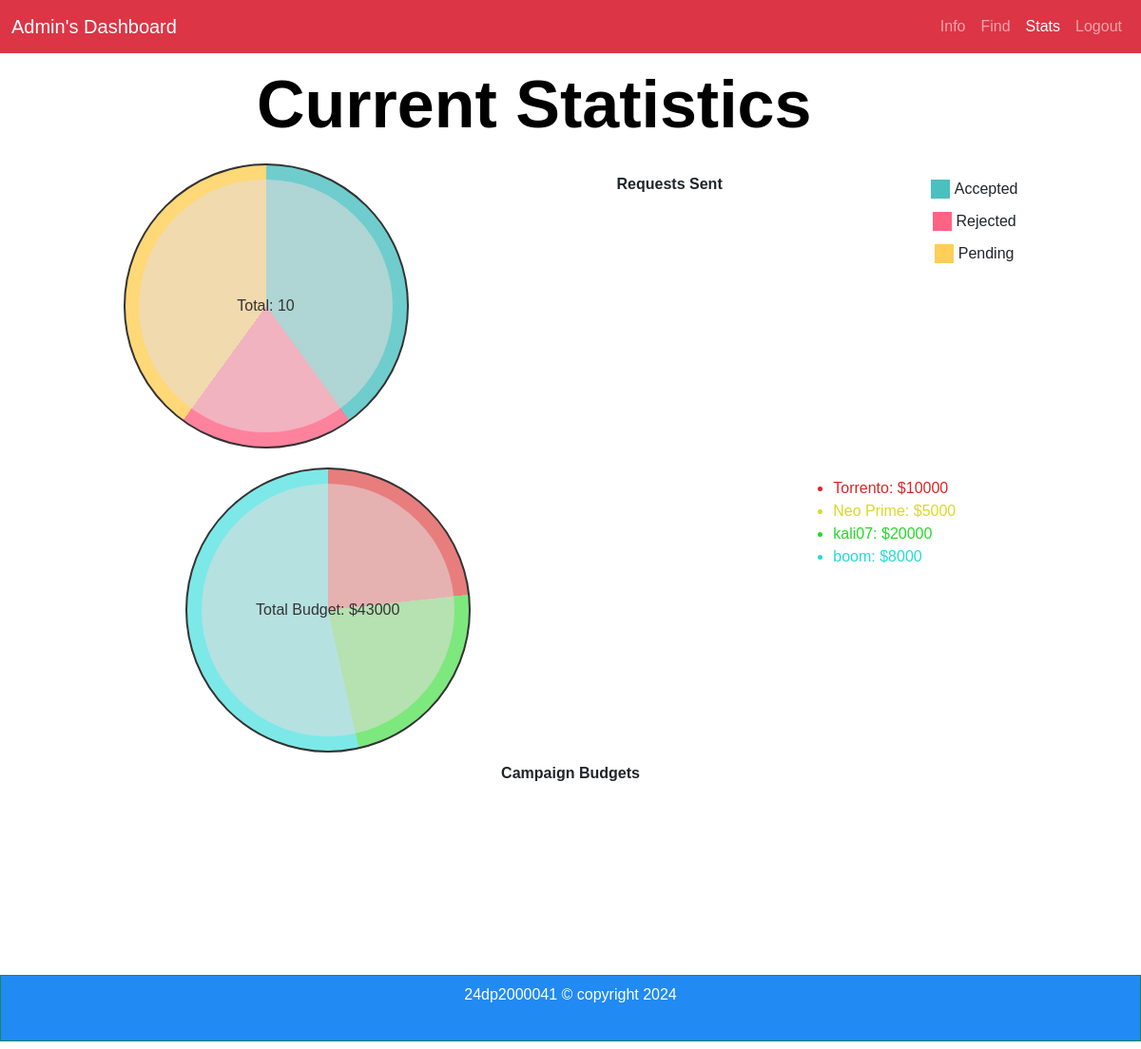
/stats_admin (signed in), run on an earlier commit of the app's database.
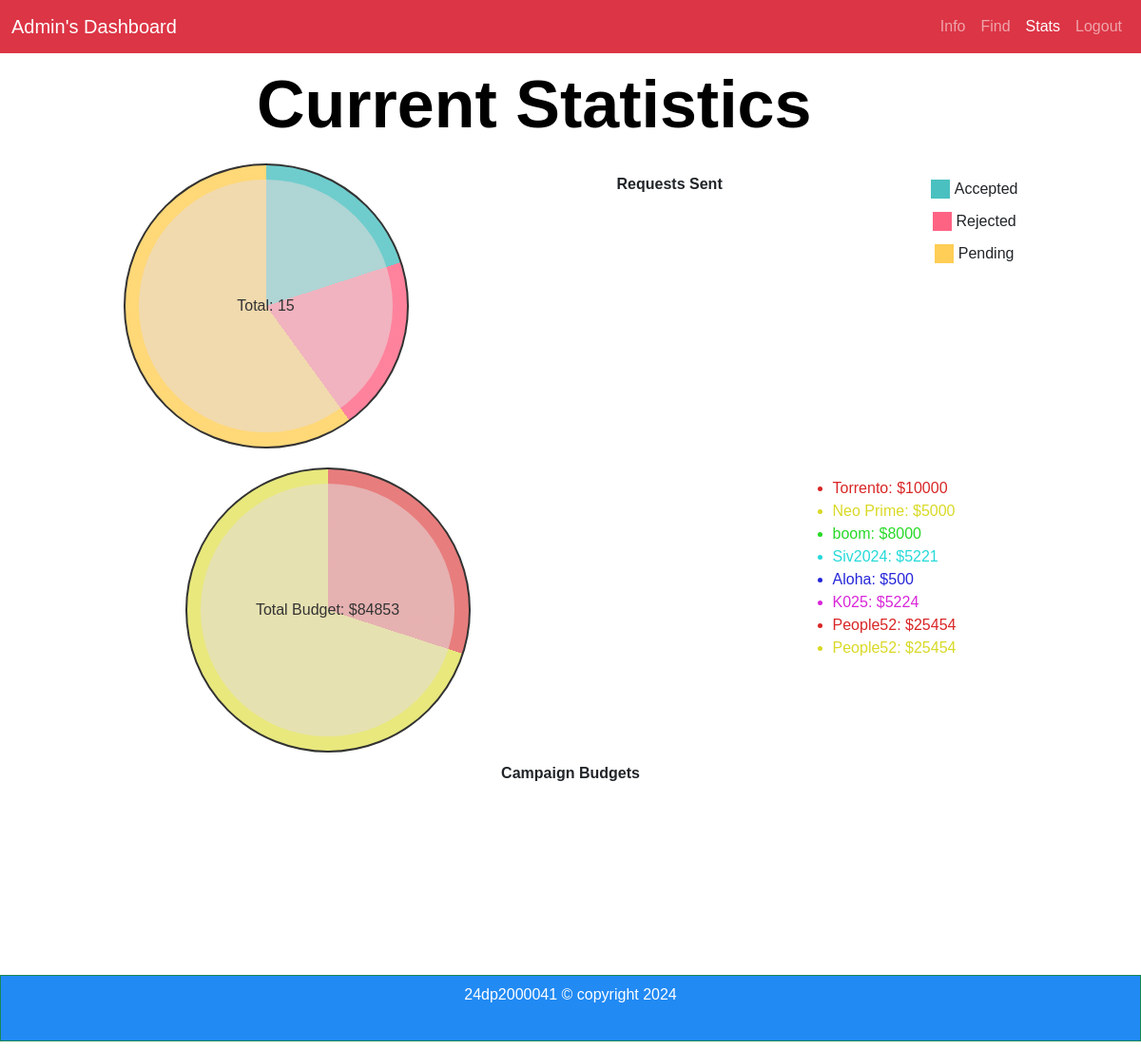
And on a later commit of the database.
### app.py (models this page shows, shortened)
class Campaign(db.Model):
    id = db.Column(db.Integer, primary_key=True, autoincrement=True)
    name = db.Column(db.String(64), index=True)
    description = db.Column(db.String(256))
    start_date = db.Column(db.Date)
    end_date = db.Column(db.Date)
    budget = db.Column(db.Float)
    visibility = db.Column(db.String(64))
    goals = db.Column(db.String(256))
    sponsor_id = db.Column(db.Integer, db.ForeignKey('user.id'))

### app.py (the view)
@app.route('/stats_admin')
@login_required
def stats_admin():
    campaigns = Campaign.query.all()  # Assuming you have a Campaign model
    campaigns_data = [{'name': c.name, 'budget': int(c.budget)} for c in campaigns]  # Cast budget to int
    accepted_count = AdRequest.query.filter_by(status='Accepted').count()
    rejected_count = AdRequest.query.filter_by(status='Rejected').count()
    pending_count = AdRequest.query.filter_by(status='Pending').count()
    return render_template('stats_admin.html',
                           accepted_count=accepted_count,
                           rejected_count=rejected_count,
                           pending_count=pending_count,
                           campaigns=campaigns_data,
                           enumerate=enumerate)  # Pass enumerate to the template context

### app.py (called while the page is built)
@login_manager.user_loader
def load_user(user_id):
    return User.query.get(int(user_id))

    @property
    def is_active(self):
        return True

### templates/stats_admin.html (shortened to what the changed rows need)
<!DOCTYPE html>
<html lang="en">
<head>
    <link href="https://cdn.jsdelivr.net/npm/bootstrap@5.0.2/dist/css/bootstrap.min.css" rel="stylesheet">
</head>
<body>
    <div id="container">
        <div id="panel">
<br>
<br>
<div class="content">
                <h1>Current Statistics</h1>
                <div class="chart-container">
                    <div class="pie-chart" style="background: conic-gradient(
                        rgba(75, 192, 192, 0.8) 0% {{ (accepted_count / (accepted_count + rejected_count + pending_count)) * 100 }}%,
                        rgba(255, 99, 132, 0.8) {{ (accepted_count / (accepted_count + rejected_count + pending_count)) * 100 }}% {{ ((accepted_count + rejected_count) / (accepted_count + rejected_count + pending_count)) * 100 }}%,
                        rgba(255, 206, 86, 0.8) {{ ((accepted_count + rejected_count) / (accepted_count + rejected_count + pending_count)) * 100 }}% 100%
                    );">
                        <div class="overlay">Total: {{ accepted_count + rejected_count + pending_count }}</div>
                    </div>
                </div>
                <div class="chart-container">
                    <div class="pie-chart" style="background: conic-gradient(
                        {% set total_budget = campaigns | sum(attribute='budget') %}
                        {% set cumulative_percentage = 0 %}
                        {% for i, campaign in enumerate(campaigns) %}
                            {% set start_percentage = cumulative_percentage %}
                            {% set end_percentage = cumulative_percentage + ((campaign.budget / total_budget) * 100) %}
                            {% set cumulative_percentage = end_percentage %}
                            hsl({{ i * 60 }}, 70%, 70%) {{ start_percentage }}% {{ end_percentage }}%{% if not loop.last %}, {% endif %}
                        {% endfor %}
                    );">
                        <div class="overlay">Total Budget: ${{ total_budget }}</div>
                    </div>
                    <div class="campaign-list">
                        <ul>
                            {% for i, campaign in enumerate(campaigns) %}
                            <li style="color: hsl({{ i * 60 }}, 70%, 50%);">{{ campaign.name }}: ${{ campaign.budget }}</li>
                            {% endfor %}
                        </ul>
                    </div>
                </div>
            </div>
        </div>
    </div>
</body>
</html>

What changed in the data, as far as the page shows it:
removed Campaign: name "kali07"
added Campaign: name "Siv2024"
added Campaign: name "Aloha"
added Campaign: name "K025"
added Campaign: name "People52"
added Campaign: name "People52"
Also different on the page:
{{ accepted_count + rejected_count + pending_count }}: "10" → "15"
{{ total_budget }}: "43000" → "84853"
new list line: ": $ 5221"
new list line: ": $ 500"
new list line: ": $ 5224"
new list line: ": $ 25454"
list line gone: ": $ 20000"
